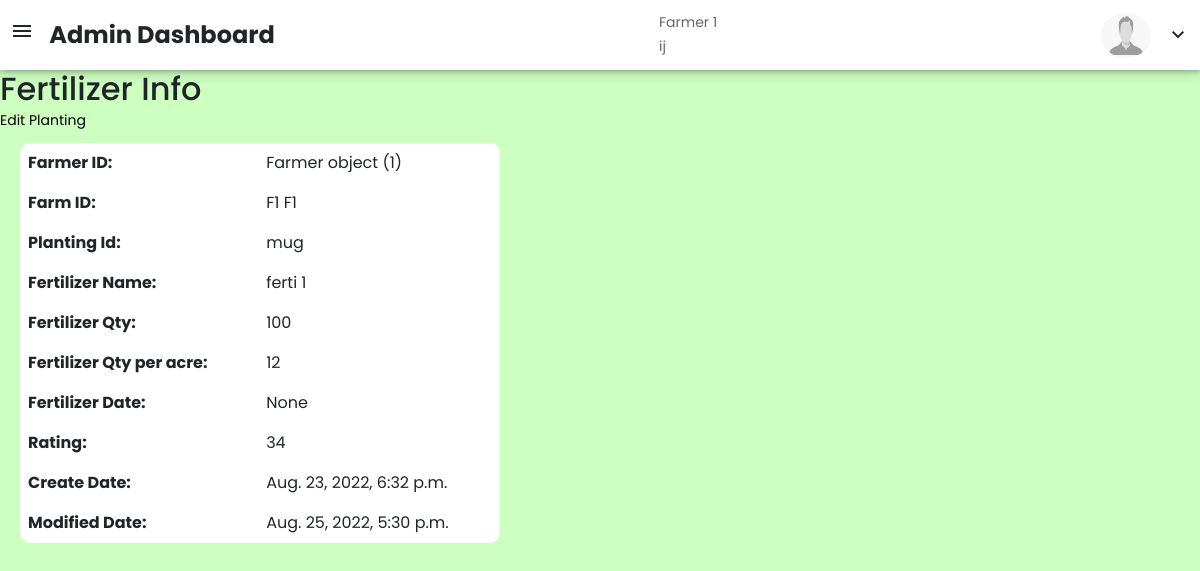
Page /fertilizer_info/fertilizer_id=1 on the earlier database version.
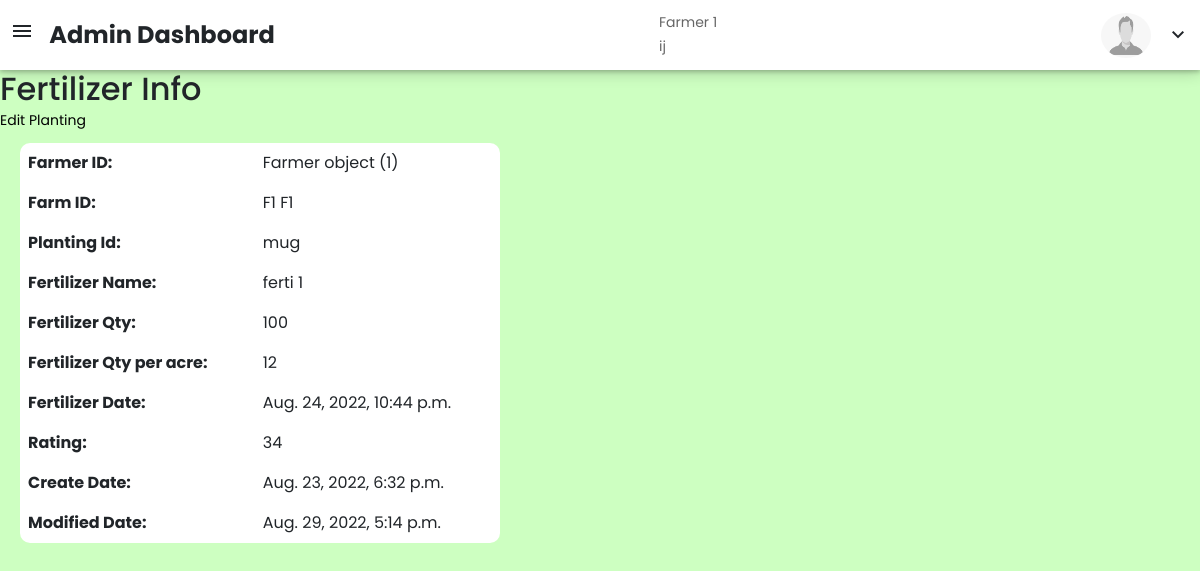
Same page on the later database version.
### adminaccess/models.py (models this page shows)
class Fertilizer(models.Model):
    farmer_id = models.ForeignKey(Farmer, on_delete=models.CASCADE)
    farm_id = models.ForeignKey(Farm_info, on_delete=models.CASCADE)
    planting_id = models.ForeignKey(Planting, on_delete=models.CASCADE)
    fertilizer_name = models.CharField(max_length=50)
    fertilizer_qty = models.CharField(max_length=50,blank=True, null=True)
    fertilizer_qty_per_acre = models.CharField(max_length=50,blank=True, null=True)
    fertilizer_date = models.DateTimeField(blank=True, null=True)#selection
    rating = models.IntegerField(blank=True, null=True)
    create_date = models.DateTimeField(auto_now_add=True,blank=True, null=True)
    modified_date = models.DateTimeField(auto_now=True,blank=True, null=True)

class Farmer(models.Model):
    name = models.CharField(max_length=50)
    phone_number = models.IntegerField()
    address = models.TextField()
    aadhar_number = models.IntegerField(blank=True, null=True)
    family_members = models.IntegerField(blank=True, null=True)
    family_occupation = models.CharField(max_length=50, blank=True, null=True)
    is_access = models.BooleanField(default=False)
    create_date = models.DateTimeField(auto_now_add=True)
    modified_date = models.DateTimeField(auto_now=True)

class Farm_info(models.Model):
    farmer_id = models.ForeignKey(Farmer, on_delete=models.CASCADE)
    farm_nick_name = models.CharField(max_length=50, blank=True, null=True)
    farm_space = models.IntegerField(default=0)
    geo_location = models.CharField(max_length=50, blank=True, null=True)
    farm_village = models.CharField(max_length=50, blank=True, null=True)
    khata_no = models.CharField(max_length=50, blank=True, null=True)
    who_caretaker = models.CharField(max_length=50, blank=True, null=True)
    caretaker = models.CharField(max_length=50, blank=True, null=True)
    caretaker_phone_number = models.IntegerField(blank=True, null=True)
    soil_type = models.CharField(max_length=50, blank=True, null=True)
    water_source = models.CharField(max_length=50, blank=True, null=True)
    water_type = models.CharField(max_length=50, blank=True, null=True)
    water_season = models.CharField(max_length=50, blank=True, null=True)
    create_date = models.DateTimeField(auto_now_add=True)
    modified_date = models.DateTimeField(auto_now=True)

class Planting(models.Model):
    farmer_id = models.ForeignKey(Farmer, on_delete=models.CASCADE)
    farm_id = models.ForeignKey(Farm_info, on_delete=models.CASCADE)
    planting_time = models.DateTimeField(max_length=50, blank=True, null=True)
    plant = models.CharField(max_length=50,blank=True, null=True)
    plant_type = models.CharField(max_length=50,blank=True, null=True)
    planting_area = models.CharField(max_length=50,blank=True, null=True)
    create_date = models.DateTimeField(auto_now_add=True,blank=True, null=True)
    modified_date = models.DateTimeField(auto_now=True,blank=True, null=True)

### adminaccess/views.py (the view)
# urls.py: path('fertilizer_info/fertilizer_id=<int:fertilizer_id>', views.fertilizer_info, name="fertilizer_info"),
def fertilizer_info(request, fertilizer_id):
    fertilizer = Fertilizer.objects.filter(id=fertilizer_id)[0]
    data = {
        'fertilizer':fertilizer,
        'farmer':fertilizer.farmer_id
    }
    return render(request, 'forms/fertilizer_info.html', data)

### templates/forms/fertilizer_info.html
{% extends 'dashboard/basic.html' %}
{% block body %}
{% load static %}
    <h2>Fertilizer Info</h2>
    <table class="table table-borderless table-width-40 farmer_detail">
        <a href="/fertilizer_edit/fertilizer_id={{fertilizer.id}}">Edit Planting</a>
        <tbody>
            <tr>
                <th scope="row">Farmer ID:</th>
                <td>{{fertilizer.farmer_id}}</td>
            </tr>
            <tr>
                <th scope="row">Farm ID:</th>
                <td>{{fertilizer.farm_id.farm_nick_name}}</td>
            </tr>
            <tr>
                <th scope="row">Planting Id:</th>
                <td>{{fertilizer.planting_id.plant}}</td>
            </tr>
            <tr>
                <th scope="row">Fertilizer Name:</th>
                <td>{{fertilizer.fertilizer_name}}</td>
            </tr>
            <tr>
                <th scope="row">Fertilizer Qty:</th>
                <td>{{fertilizer.fertilizer_qty}}</td>
            </tr>
            <tr>
                <th scope="row">Fertilizer Qty per acre:</th>
                <td>{{fertilizer.fertilizer_qty_per_acre}}</td>
            </tr>
            <tr>
                <th scope="row">Fertilizer Date:</th>
                <td>{{fertilizer.fertilizer_date}}</td>
            </tr>
            <tr>
                <th scope="row">Rating:</th>
                <td>{{fertilizer.rating}}</td>
            </tr>
            <tr>
                <th scope="row">Create Date:</th>
                <td>{{fertilizer.create_date}}</td>
            </tr>
            <tr>
                <th scope="row">Modified Date:</th>
                <td>{{fertilizer.modified_date}}</td>
            </tr>
        </tbody>
    </table>
{% endblock %}

Differences in the rows shown:
changed Fertilizer "ferti 1": fertilizer_date "None" → "Aug. 24, 2022, 10:44 p.m."; modified_date "Aug. 25, 2022, 5:30 p.m." → "Aug. 29, 2022, 5:14 p.m."
